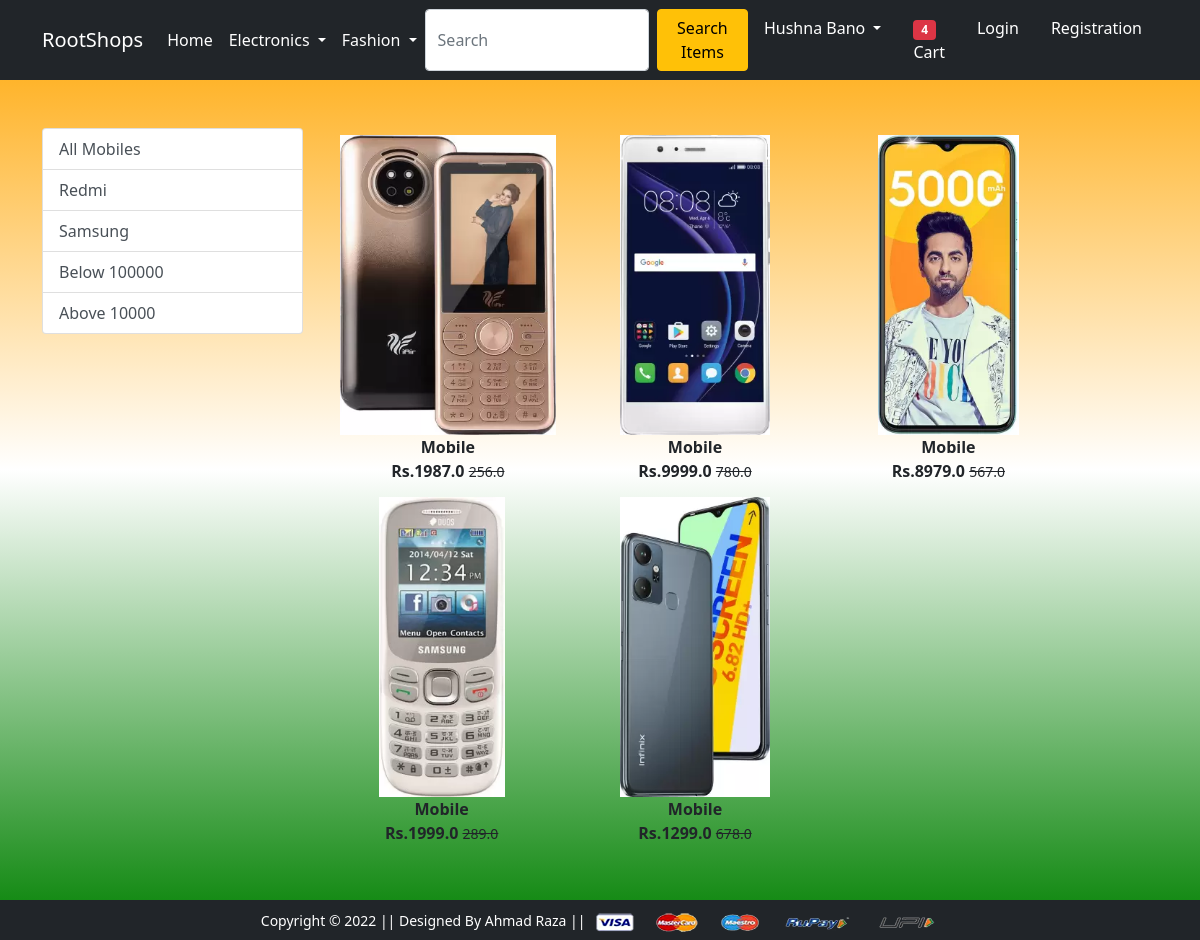
/mobile/, run on the app's committed database.
### app/models.py (models this page shows)
class Product(models.Model):
    title=models.CharField(max_length=120)
    selling_price=models.FloatField()
    discount_price=models.FloatField()
    description=models.TextField()
    brand=models.CharField(max_length=100)
    category=models.CharField(choices=CATEGORY_CHOICES,max_length=2)
    product_image=models.ImageField(upload_to='productimg')

### app/views.py (the view)
# urls.py: path('mobile/', views.mobile, name='mobile'),
def mobile(request,data=None):
    if data==None:
        mobiles=Product.objects.filter(category='M')
    elif data=='Redmi' or data=='Samsung':
        mobiles=Product.objects.filter(category='M').filter(brand=data)
    elif data=='below':
        mobiles=Product.objects.filter(category='M').filter(discount_price__lt=10000)
    elif data=='above':
        mobiles=Product.objects.filter(category='M').filter(selling_price__gt=10000)
    return render(request, 'app/mobile.html',{'mobiles':mobiles})

### app/templates/app/mobile.html (shortened to what this page needs)
{% extends 'app/base.html' %}
{% load static %}
{% block main-content %}
<div class="container my-5">
 <div class="row">
  <div class="col-sm-3">
  <div class="list-group">
    <a href="{% url 'mobile' %}" class="list-group-item
    list-group-item-action" aria-current="true">All Mobiles</a>
    <a href="{% url 'mobiledata' 'Redmi' %}"
    class="list-group-item list-group-item-action"
    aria-current="true">Redmi</a>
<a href="{% url 'mobiledata' 'Samsung' %}"
    class="list-group-item list-group-item-action"
    aria-current="true">Samsung</a>
   <a href="{% url 'mobiledata' 'below' %}"
    class="list-group-item list-group-item-action"
    aria-current="true">Below 100000</a>
    <a href="{% url 'mobiledata' 'above' %}"
    class="list-group-item list-group-item-action"
    aria-current="true">Above 10000</a>
  </div>
   </div>
  <div class="col-sm-8">
    <div class=row>
    {% for product in mobiles %}
    <div class="col-sm-4 text-center mb4">
    <a href="{% url 'product-detail' product.id %}"
    class="btn">
    <div class="item">
        <img src="{{product.product_image.url}}" alt=""
        height="300" class="">
        <div class="fw-bold">{{product.title}}</div>
        <div class="fw-bold">Rs.{{product.selling_price}}
            <small class="fw-light text-decoration-line-through">
                {{product.discount_price}}</small></div>
    </div>
</a>
 </div>
{% endfor %}
    </div>
  </div>
 </div>
</div>
{% endblock main-content %}

### app/templates/app/base.html (shortened to what this page needs)
<!doctype html>
{% load static %}
<html lang="en">
  <head>
    <link href="https://cdn.jsdelivr.net/npm/bootstrap@5.0.0-beta1/dist/css/bootstrap.min.css" rel="stylesheet">
    <link rel="stylesheet" href="{% static 'app/css/owl.carousel.min.css' %}">
    <link rel="stylesheet" href="{% static 'app/css/all.min.css' %}">
    <link rel="stylesheet" href="{% static 'app/css/style.css' %}">
  </head>
  <body >
    <nav class="navbar navbar-expand-lg navbar-dark bg-dark">
     <div class="container">
       <a class="navbar-brand" href="/">RootShops</a>
       <div class="collapse navbar-collapse" id="navbarSupportedContent">
         <ul class="navbar-nav me-auto mb-2 mb-lg-0">
           <li class="nav-item">
             <a class="nav-link active" aria-current="page" href="/">Home</a>
           </li>
           <li class="nav-item dropdown">
             <a class="nav-link dropdown-toggle text-white" href="#" id="electronicsDropdown" role="button" data-bs-toggle="dropdown" aria-expanded="false">
               Electronics
             </a>
           </li>
           <li class="nav-item dropdown">
             <a class="nav-link dropdown-toggle text-white" href="#" id="fashionDropdown" role="button" data-bs-toggle="dropdown" aria-expanded="false">
               Fashion
             </a>
           </li>
         </ul>
         <form class="d-flex">
           <input class="form-control me-2" type="search" placeholder="Search" aria-label="Search">
           <button class="btn btn-warning" type="submit">Search Items</button>
         </form>
         <div>
          <ul class="navbar-nav me-auto mb-2 mb-lg-0">
           <li class="nav-item dropdown mx-2">
              <a class="nav-link dropdown-toggle text-white" href="#" id="profileDropdown" role="button" data-bs-toggle="dropdown" aria-expanded="false">
                Hushna Bano
              </a>
            </li>
            <li class="nav-item mx-2">
             <a href="{% url 'add-to-cart' %}" class="nav-link text-white"><span class="badge bg-danger">4</span> Cart </a>
            </li>
            <li class="nav-item mx-2">
             <a href="{% url 'login' %}" class="nav-link text-white">Login</a>
            </li>
            <li class="nav-item mx-2">
             <a href="{% url 'customerregistration' %}" class="nav-link text-white">Registration</a>
            </li>
          </ul>
         </div>
       </div>
     </div>
    </nav>
    {% block main-content %} {% endblock main-content %}
    <footer class="container-fluid bg-dark text-center p-2 mt-5">
        <small class="text-white">Copyright &copy; 2022 || Designed By Ahmad Raza || </small>
        <img src="{% static 'app/images/payment.png' %}" alt="" srcset="" class="img-fluid" height="2px">
    </footer>
  </body>
</html>

### app/static/app/css/style.css (style rules this page uses)
body { background-image: linear-gradient(orange,white,green); }

### data on the page
Product: product_image (picture), title "Mobile", selling_price "1987.0", discount_price "256.0"
Product: product_image (picture), title "Mobile", selling_price "9999.0", discount_price "780.0"
Product: product_image (picture), title "Mobile", selling_price "8979.0", discount_price "567.0"
Product: product_image (picture), title "Mobile", selling_price "1999.0", discount_price "289.0"
Product: product_image (picture), title "Mobile", selling_price "1299.0", discount_price "678.0"
